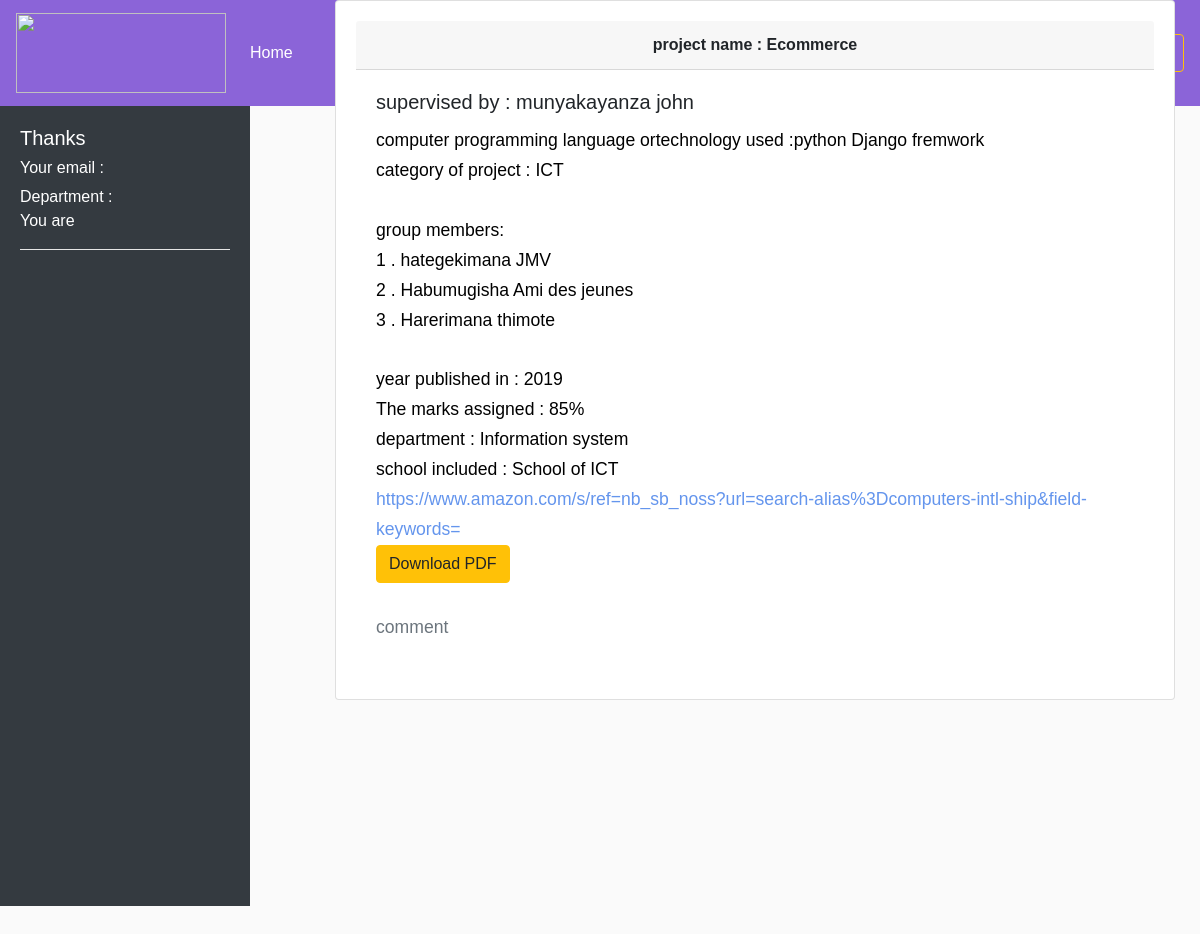
The page /cordinator_dashboard/ on the database its author committed.
### depart/models.py (models this page shows, shortened)
class ProjectStore(models.Model):
    project = models.CharField(max_length=250)
    description = models.FileField(upload_to='store/', null=False)
    technology = models.CharField(max_length=250)
    category = models.CharField(max_length=100)
    member_1 = models.CharField(max_length=100)
    member_2 = models.CharField(max_length=100)
    member_3 = models.CharField(max_length=100)
    supervisor = models.ForeignKey(Supervisor, related_name='projectstore', on_delete=models.CASCADE)
    marks = models.CharField(max_length=50)
    years = models.CharField(max_length=50)
    school = models.ForeignKey(School, related_name='projectstore', on_delete=models.CASCADE)
    department = models.ForeignKey(Department, related_name='projectstore', on_delete=models.CASCADE)
    hosted_link = models.URLField(max_length=128, unique=True, blank=True)
    stored_on = models.DateTimeField(auto_now_add=True)

class Supervisor(models.Model):
    department_id = models.ForeignKey(Department, related_name = 'supervisors', on_delete = models.CASCADE)
    supervisor_name = models.CharField(max_length=250, null=True)
    supervisor_email = models.EmailField(max_length=250)
    def __str__(self):
        return self.supervisor_name

class Department(models.Model):
    department_name = models.CharField(max_length=100)
    school = models.ForeignKey(School, related_name='department', on_delete=models.CASCADE)
    def __str__(self):
        return self.department_name

class School(models.Model):
    school_name = models.CharField(max_length=450)
    def __str__(self):
        return self.school_name

### depart/views.py (the view)
# urls.py: path('cordinator_dashboard/', views.cordinator_dash, name='cordinator_dashboard'),
def cordinator_dash(request):
    stores = ProjectStore.objects.all()
    context = {'stores': stores}
    return render(request, 'dashboard/cord_dash.html', context=context)

### templates/dashboard/cord_dash.html (shortened to what this page needs)
{% extends 'dashboardbase/lecture.html' %}
{% block content %}
<nav class="bg-dark text-white" id="sidebar"
    style="width: 180px; margin-top: 0px; position: relative; height:fit-content; padding:20px; margin-bottom: 40px; margin-left: 0px;">
    <div class="bg-dark text-white">
        <h5>Thanks {{ user.first_name }}</h5>
        <h6> Your email : {{user.email}}</h6>
        <h8> Department : {{user.profile.department_name}}</h8><br>
        <h8> You are {{user.profile.role}}</h8>
    </div>
    <hr class="bg-white" />
</nav>
{% for store in stores %}
<div class="card"
    style="padding: 20px; position: relative; float: right; width: 70%; margin-right: 25px; margin-top: -100vh;">
    <div class="card-header text-center">
        <strong><a href="{% url 'single_project_store' store.pk %}">project name : {{store.project}}</a></strong>
    </div>
    <div class="card-body">
        <h5 class="card-title">supervised by : {{store.supervisor}}</h5>
        <p style="color: black;">
            computer programming language ortechnology used :{{store.technology}} <br>
            category of project : {{store.category}}<br><br>
           group members:<br> 1 . {{store.member_1}}<br>
           2 . {{store.member_2}}<br>
           3 . {{store.member_3}}<br><br>
           year published in : {{store.years}}<br>
           The marks assigned : {{store.marks}}<br>
           department : {{store.department}}<br>
            school included : {{store.school}}<br>
            <a href="{{store.hosted_link}}" target="blank" style="color: cornflowerblue;">{{store.hosted_link}}</a><br>
            <a href="{{ media.store.url }}" class="btn btn-warning" target="blank"> Download PDF </a><br><br>
            <a href="#" class="card-link text-muted">comment</a>
        </p>
    </div>
</div>
{% endfor %}
{% endblock %}

### static/css/style.css (style rules this page uses)
#sidebar { min-width: 250px; max-width: 250px; min-height: 100vh; }
body { font-family: 'Poppins', sans-serif; background: #fafafa; }
p { font-family: 'Poppins', sans-serif; font-size: 1.1em; font-weight: 300; line-height: 1.7em; color: #999; }
a, a:hover, a:focus { color: inherit; text-decoration: none; transition: all 0.3s; }
#sidebar { background: #7386D5; color: #fff; transition: all 0.3s; }
#sidebar { width: 250px; position: fixed; top: 0; left: 0; height: 100vh; z-index: 999; background: #7386D5; color: #fff; transition: all 0.3s; }

### rows shown on the page
ProjectStore: project "Ecommerce", supervisor "munyakayanza john", technology "python Django fremwork", category "ICT", member_1 "hategekimana JMV", member_2 "Habumugisha Ami des jeunes", member_3 "Harerimana thimote", years "2019", marks "85%", department "Information system", school "School of ICT", hosted_link "https://www.amazon.com/s/ref=nb_sb_noss?url=search-alias%3Dcomputers-intl-ship&field-keywords="
